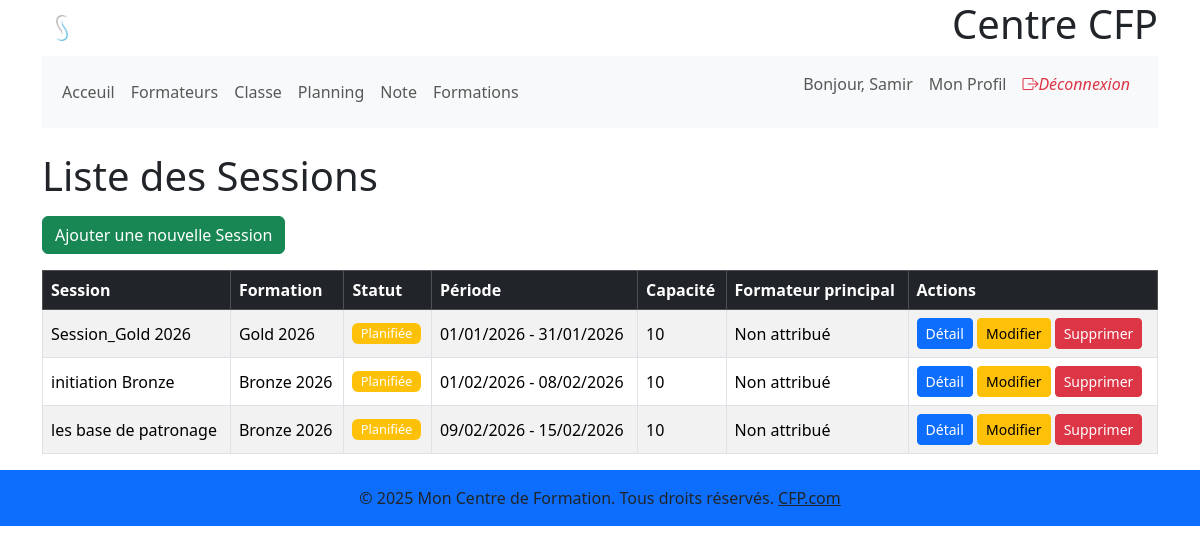
The page /formations/sessions/ (signed in) on the database its author committed.
### gestion_users/models.py (models this page shows, shortened)
class CustomUser(AbstractUser):
    role = models.CharField(max_length=50, choices=UserRole.choices, default=UserRole.STUDENT,
                            verbose_name=_("Rôle"))
    telephone = models.CharField(
        max_length=15, blank=True, null=True, verbose_name=_("Téléphone"))
    adress = models.TextField(blank=True, null=True, verbose_name=_("Adresse"))
    date_naissance = models.DateField(
        blank=True, null=True, verbose_name=_("Date de naissance"))
    photo = models.ImageField(upload_to='photos_profil/',
                              blank=True, null=True, verbose_name=_("Photo de profil"))
    class Meta:
        verbose_name = _("Utilisateur")
        verbose_name_plural = _("Utilisateurs")

### gestion_formations/models.py (models this page shows, shortened)
class Session(models.Model):
    statut = models.CharField(max_length=50, choices=SessionStatus.choices,
                              default=SessionStatus.PLANNED, verbose_name=_("Statut de la session"))
    formation = models.ForeignKey(Formation, on_delete=models.CASCADE, related_name='sessions', verbose_name=_(
        "Formation"))  # Si la formation est supprimée, ses sessions le sont aussi
    nom_session = models.CharField(
        max_length=255, verbose_name=_("Nom de la session"))
    date_debut_session = models.DateField(verbose_name=_(
        "Date de début de la session"))  # Période générale
    date_fin_session = models.DateField(verbose_name=_(
        "Date de fin de la session"))   # Période générale
    capacite_max = models.PositiveIntegerField(
        verbose_name=_("Capacité maximale"))
    instructor_principal = models.ForeignKey(CustomUser, on_delete=models.SET_NULL, null=True,
                                             blank=True, related_name='sessions_principales', verbose_name=_("Formateur principal"))
    lieu = models.CharField(max_length=255, blank=True,
                            null=True, verbose_name=_("Lieu de la session"))
    description = models.TextField(
        blank=True, null=True, verbose_name=_("Description de la session"))
    capacite_min = models.PositiveIntegerField(
        blank=True, null=True, verbose_name=_("Capacité minimale"))
    class Meta:
        verbose_name = _("Session")
        verbose_name_plural = _("Sessions")
        ordering = ['date_debut_session']

class Formation(models.Model):  # cours
    nom = models.CharField(
        max_length=255, verbose_name=_("Nom de la formation"))
    description = models.TextField(
        blank=True, null=True, verbose_name=_("Description"))
    duree_heures = models.PositiveIntegerField(blank=True, null=True, verbose_name=_(
        "Durée totale en heures"))  # Durée totale estimée de la formation
    objectifs = models.TextField(
        blank=True, null=True, verbose_name=_("Objectifs"))
    prerequis = models.TextField(
        blank=True, null=True, verbose_name=_("Prérequis"))
    est_active = models.BooleanField(
        default=True, verbose_name=_("Est active"))
    date_debut_formation = models.DateField(
        blank=True,
        null=True,
        verbose_name=_("Date de début de la formation")
    )
    date_fin_formation = models.DateField(
        blank=True,
        null=True,
        verbose_name=_("Date de fin de la formation")
    )
    class Meta:
        verbose_name = _("Formation")
        verbose_name_plural = _("Formations")

### gestion_formations/views.py (the view)
# urls.py: path('sessions/', SessionListView.as_view(), name='session_list'),
class SessionListView(ListView):
    model = Session
    template_name = 'gestion_formations/session_list.html'
    context_object_name = 'sessions'
    ordering = ['date_debut_session']

### gestion_formations/templates/gestion_formations/session_list.html (shortened to what this page needs)
{% extends 'base.html' %}
{% block content %}
<div class="container mt-4">
    <h1 class="mb-3">Liste des Sessions</h1>
    <p>
        <a href="{% url 'gestion_formations:session_create' %}" class="btn btn-success">Ajouter une nouvelle Session</a>
    </p>
    {% if sessions %}
        <div class="table-responsive">
            <table class="table table-bordered table-striped align-middle">
                <thead class="table-dark">
                    <tr>
                        <th>Session</th>
                        <th>Formation</th>
                        <th>Statut</th>
                        <th>Période</th>
                        <th>Capacité</th>
                        <th>Formateur principal</th>
                        <th>Actions</th>
                    </tr>
                </thead>
                <tbody>
                    {% for session in sessions %}
                    <tr>
                        <td>{{ session.nom_session }}</td>
                        <td>{{ session.formation.nom }}</td>
                        <td>
                           <span class="badge {% if session.statut == 'IN_PROGRESS' %}bg-success{% elif session.statut == 'COMPLETED' %}bg-secondary{% elif session.statut == 'CANCELLED' %}bg-danger{% else %}bg-warning{% endif %}">
                               {{ session.get_statut_display }}
                           </span>
                        </td>
                        <td>{{ session.date_debut_session|date:"d/m/Y" }} - {{ session.date_fin_session|date:"d/m/Y" }}</td>
                        <td>{{ session.capacite_max }}</td>
                        <td>
                            {% if session.instructor_principal and session.instructor_principal.user %}
                                {{ session.instructor_principal.user.get_full_name|default:session.instructor_principal.user.username }}
                            {% else %}
                                Non attribué
                            {% endif %}
                        </td>
                        <td>
                            <a href="{% url 'gestion_formations:session_detail' pk=session.pk %}" class="btn btn-primary btn-sm">Détail</a>
                            <a href="{% url 'gestion_formations:session_update' pk=session.pk %}" class="btn btn-warning btn-sm">Modifier</a>
                            <a href="{% url 'gestion_formations:session_delete' pk=session.pk %}" class="btn btn-danger btn-sm" onclick="return confirm('Confirmer la suppression de cette session ?');">Supprimer</a>
                        </td>
                    </tr>
                    {% endfor %}
                </tbody>
            </table>
        </div>
    {% else %}
        <p class="text-muted">Aucune session n'est disponible pour le moment.</p>
    {% endif %}
</div>
{% endblock %}

### templates/includes/_nav.html (shortened to what this page needs)
<nav class="navbar navbar-expand-lg navbar-light bg-light">
  <div class="container-fluid">
    <div class="collapse navbar-collapse" id="navbarNav">
      <ul class="navbar-nav me-auto mb-2 mb-lg-0">
        <li class="nav-item">
          <a class="nav-link" href="#">Acceuil</a>
        </li>
        <li class="nav-item">
          <a class="nav-link" href="{% url 'gestion_users:formateurs_list' %}">Formateurs</a>
        </li>
        <li class="nav-item">
          <a class="nav-link" href="{% url 'gestion_formations:room_list' %}">Classe</a>
        </li>
        <li class="nav-item">
          <a class="nav-link" href="{% url 'gestion_formations:seance_calendar_page' %}">Planning</a>
        </li>
        <li class="nav-item">
          <a class="nav-link" href="#">Note</a>
        </li>
        <li class="nav-item">
          <a class="nav-link" href="{% url 'gestion_formations:formation_list' %}">Formations</a>
        </li>
      </ul>
      <ul class="navbar-nav ms-auto">
        {% if user.is_authenticated %}
          <li class="nav-item">
            <span class="nav-link">Bonjour, {{ user.first_name|default:user.username }}</span>
          </li>
          <li class="nav-item">
            <a class="nav-link" href="{% url 'gestion_users:profile' %}">Mon Profil</a>
          </li>
          <li class="nav-item">
            <form method="post" action="{% url 'gestion_users:logout' %}" class="form-inline">
              <a href="{% url 'gestion_users:logout' %}" class="nav-link text-danger"><i class="bi bi-box-arrow-right me-2">Déconnexion</i></a>
            </form>
          </li>
        {% endif %}
      </ul>
    </div>
  </div>
</nav>

### static/css/styles.css (style rules this page uses)
.badge { font-size: 0.8em; font-weight: 500; padding: 0.35em 0.65em; }

### rows shown on the page
CustomUser: first_name "Samir"
Session: nom_session "Session_Gold 2026", formation.nom "Gold 2026", statut "Planifiée", date_debut_session "01/01/2026", date_fin_session "31/01/2026", capacite_max "10", shows "Non attribué"
Session: nom_session "initiation Bronze", formation.nom "Bronze 2026", statut "Planifiée", date_debut_session "01/02/2026", date_fin_session "08/02/2026", capacite_max "10", shows "Non attribué"
Session: nom_session "les base de patronage", formation.nom "Bronze 2026", statut "Planifiée", date_debut_session "09/02/2026", date_fin_session "15/02/2026", capacite_max "10", shows "Non attribué"
